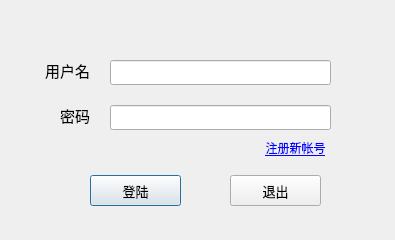
<?xml version="1.0" encoding="UTF-8"?>
<ui version="4.0">
 <class>LoginDlg</class>
 <widget class="QDialog" name="LoginDlg">
  <property name="windowModality">
   <enum>Qt::WindowModal</enum>
  </property>
  <property name="geometry">
   <rect>
    <x>0</x>
    <y>0</y>
    <width>395</width>
    <height>240</height>
   </rect>
  </property>
  <property name="minimumSize">
   <size>
    <width>395</width>
    <height>240</height>
   </size>
  </property>
  <property name="maximumSize">
   <size>
    <width>395</width>
    <height>240</height>
   </size>
  </property>
  <property name="windowTitle">
   <string>QExpress</string>
  </property>
  <widget class="QLabel" name="usrLabel">
   <property name="geometry">
    <rect>
     <x>40</x>
     <y>60</y>
     <width>50</width>
     <height>20</height>
    </rect>
   </property>
   <property name="font">
    <font>
     <pointsize>11</pointsize>
    </font>
   </property>
   <property name="text">
    <string>用户名</string>
   </property>
   <property name="alignment">
    <set>Qt::AlignRight|Qt::AlignTrailing|Qt::AlignVCenter</set>
   </property>
  </widget>
  <widget class="QLabel" name="pwdLabel">
   <property name="geometry">
    <rect>
     <x>40</x>
     <y>105</y>
     <width>50</width>
     <height>20</height>
    </rect>
   </property>
   <property name="font">
    <font>
     <pointsize>11</pointsize>
    </font>
   </property>
   <property name="text">
    <string>密码</string>
   </property>
   <property name="alignment">
    <set>Qt::AlignRight|Qt::AlignTrailing|Qt::AlignVCenter</set>
   </property>
  </widget>
  <widget class="QLineEdit" name="usrLineEdit">
   <property name="geometry">
    <rect>
     <x>110</x>
     <y>60</y>
     <width>221</width>
     <height>25</height>
    </rect>
   </property>
  </widget>
  <widget class="QLineEdit" name="pwdLineEdit">
   <property name="geometry">
    <rect>
     <x>110</x>
     <y>105</y>
     <width>221</width>
     <height>25</height>
    </rect>
   </property>
   <property name="echoMode">
    <enum>QLineEdit::Password</enum>
   </property>
  </widget>
  <widget class="QPushButton" name="loginBtn">
   <property name="geometry">
    <rect>
     <x>90</x>
     <y>175</y>
     <width>91</width>
     <height>31</height>
    </rect>
   </property>
   <property name="font">
    <font>
     <pointsize>10</pointsize>
    </font>
   </property>
   <property name="text">
    <string>登陆</string>
   </property>
  </widget>
  <widget class="QPushButton" name="exitBtn">
   <property name="geometry">
    <rect>
     <x>230</x>
     <y>175</y>
     <width>91</width>
     <height>31</height>
    </rect>
   </property>
   <property name="font">
    <font>
     <pointsize>10</pointsize>
    </font>
   </property>
   <property name="text">
    <string>退出</string>
   </property>
  </widget>
  <widget class="QToolButton" name="toolButton">
   <property name="geometry">
    <rect>
     <x>371</x>
     <y>0</y>
     <width>24</width>
     <height>24</height>
    </rect>
   </property>
   <property name="cursor">
    <cursorShape>PointingHandCursor</cursorShape>
   </property>
   <property name="mouseTracking">
    <bool>false</bool>
   </property>
   <property name="focusPolicy">
    <enum>Qt::NoFocus</enum>
   </property>
   <property name="styleSheet">
    <string notr="true">border:0px</string>
   </property>
   <property name="text">
    <string/>
   </property>
   <property name="icon">
    <iconset resource="../icon.qrc">
     <normaloff>:/images/setting_24.png</normaloff>:/images/setting_24.png</iconset>
   </property>
   <property name="iconSize">
    <size>
     <width>24</width>
     <height>24</height>
    </size>
   </property>
  </widget>
  <widget class="QPushButton" name="signupBtn">
   <property name="geometry">
    <rect>
     <x>260</x>
     <y>140</y>
     <width>71</width>
     <height>16</height>
    </rect>
   </property>
   <property name="font">
    <font>
     <pointsize>9</pointsize>
     <underline>true</underline>
    </font>
   </property>
   <property name="cursor">
    <cursorShape>PointingHandCursor</cursorShape>
   </property>
   <property name="styleSheet">
    <string notr="true">border:0px; color:blue</string>
   </property>
   <property name="text">
    <string>注册新帐号</string>
   </property>
  </widget>
 </widget>
 <resources>
  <include location="../icon.qrc"/>
 </resources>
 <connections>
  <connection>
   <sender>exitBtn</sender>
   <signal>clicked()</signal>
   <receiver>LoginDlg</receiver>
   <slot>reject()</slot>
   <hints>
    <hint type="sourcelabel">
     <x>308</x>
     <y>185</y>
    </hint>
    <hint type="destinationlabel">
     <x>382</x>
     <y>173</y>
    </hint>
   </hints>
  </connection>
 </connections>
</ui>
